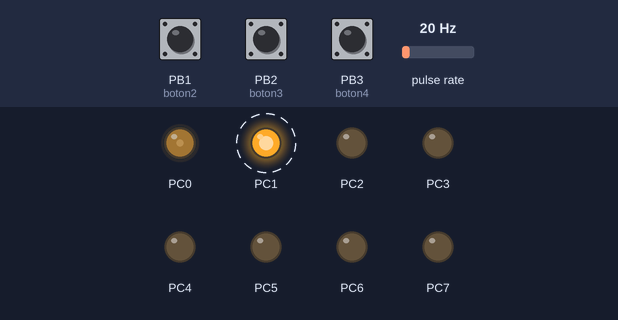
Bench run of a program on a simulated ATmega8535, CodeVisionAVR source translated, built with avr-gcc and emulated at 1 MHz. Shown: output pins drawn as LEDs (lit = HIGH). Wiring (inferred from the names in the program): pulse sensor: data PB0. Dashed ring = blinking. The test bench sets the inputs (shaded band); at power-on: pulse rate 20 Hz, PB1 (boton2) HIGH, PB3 (boton4) HIGH, PB2 (boton3) HIGH.

Above: at 1.28 s.
1.3 s: pulse rate (sensor on PB0) set to 4 Hz
4.3 s: pulse rate (sensor on PB0) set to 50 Hz
6.0 s: PB1 (boton2) pulled LOW for 1 s
At 7.6 s:
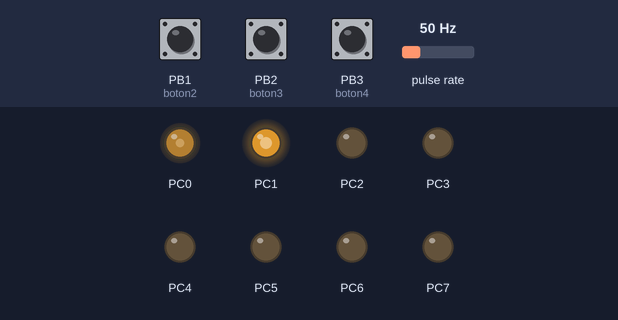
8.5 s: PB3 (boton4) pulled LOW for 1 s
At 9.2 s:
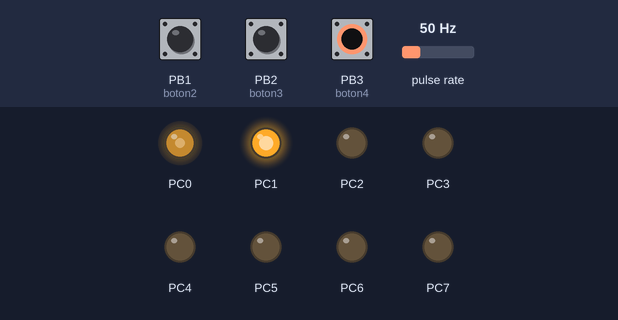
11.2 s: PB2 (boton3) pulled LOW for 0.15 s
At 12.7 s:
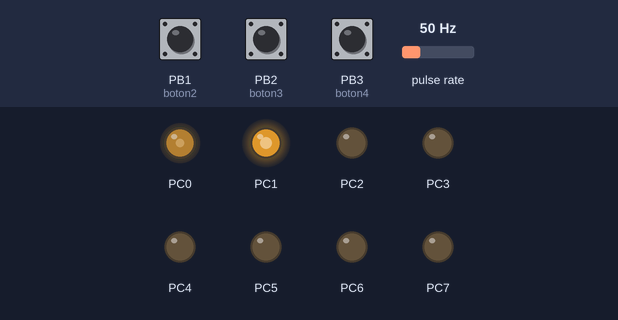
13.0 s: pulse rate (sensor on PB0) set to 4 Hz
At 14.1 s:
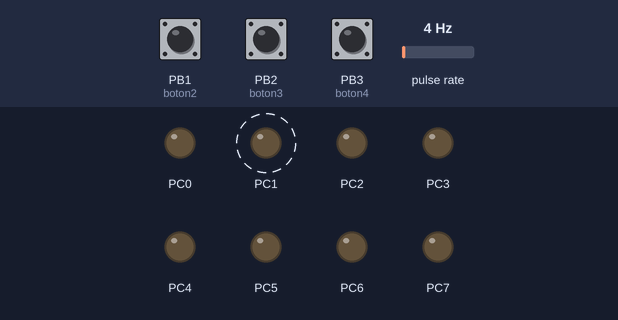
Timing chart, 0 to 17.0 s (numbered marks = the images above; inputs shaded):
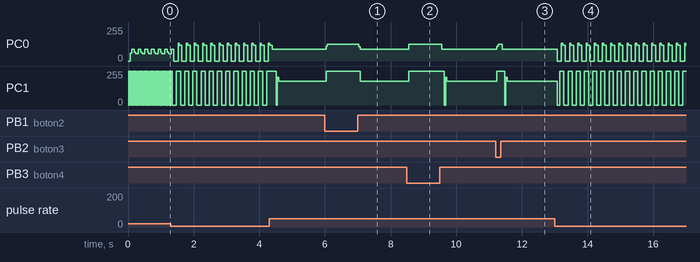

The program:

tx.c
```c
// (licence header left out)
#include <mega8535.h>
#include <delay.h>
// Declare your global variables here
#define boton1 PINB.0
#define boton2 PINB.1
#define boton3 PINB.2
#define boton4 PINB.3
void main(void)
{
// Declare your local variables here

// Input/Output Ports initialization
// Port A initialization
// Function: Bit7=In Bit6=In Bit5=In Bit4=In Bit3=In Bit2=In Bit1=In Bit0=In
DDRA=(0<<DDA7) | (0<<DDA6) | (0<<DDA5) | (0<<DDA4) | (0<<DDA3) | (0<<DDA2) | (0<<DDA1) | (0<<DDA0);
// State: Bit7=T Bit6=T Bit5=T Bit4=T Bit3=T Bit2=T Bit1=T Bit0=P
PORTA=(0<<PORTA7) | (0<<PORTA6) | (0<<PORTA5) | (0<<PORTA4) | (0<<PORTA3) | (0<<PORTA2) | (0<<PORTA1) | (1<<PORTA0);

// Port B initialization
// Function: Bit7=In Bit6=In Bit5=In Bit4=In Bit3=In Bit2=In Bit1=In Bit0=In
DDRB=(0<<DDB7) | (0<<DDB6) | (0<<DDB5) | (0<<DDB4) | (0<<DDB3) | (0<<DDB2) | (0<<DDB1) | (0<<DDB0);
// State: Bit7=P Bit6=P Bit5=P Bit4=P Bit3=P Bit2=P Bit1=P Bit0=P
PORTB=(1<<PORTB7) | (1<<PORTB6) | (1<<PORTB5) | (1<<PORTB4) | (1<<PORTB3) | (1<<PORTB2) | (1<<PORTB1) | (1<<PORTB0);

// Port C initialization
// Function: Bit7=Out Bit6=Out Bit5=Out Bit4=Out Bit3=Out Bit2=Out Bit1=Out Bit0=Out
DDRC=(1<<DDC7) | (1<<DDC6) | (1<<DDC5) | (1<<DDC4) | (1<<DDC3) | (1<<DDC2) | (1<<DDC1) | (1<<DDC0);
// State: Bit7=0 Bit6=0 Bit5=0 Bit4=0 Bit3=0 Bit2=0 Bit1=0 Bit0=0
PORTC=(0<<PORTC7) | (0<<PORTC6) | (0<<PORTC5) | (0<<PORTC4) | (0<<PORTC3) | (0<<PORTC2) | (0<<PORTC1) | (0<<PORTC0);

// Port D initialization
// Function: Bit7=In Bit6=In Bit5=In Bit4=In Bit3=In Bit2=In Bit1=In Bit0=In
DDRD=(0<<DDD7) | (0<<DDD6) | (0<<DDD5) | (0<<DDD4) | (0<<DDD3) | (0<<DDD2) | (0<<DDD1) | (0<<DDD0);
// State: Bit7=T Bit6=T Bit5=T Bit4=T Bit3=T Bit2=T Bit1=T Bit0=T
PORTD=(0<<PORTD7) | (0<<PORTD6) | (0<<PORTD5) | (0<<PORTD4) | (0<<PORTD3) | (0<<PORTD2) | (0<<PORTD1) | (0<<PORTD0);

// Timer/Counter 0 initialization
// Clock source: System Clock
// Clock value: Timer 0 Stopped
// Mode: Normal top=0xFF
// OC0 output: Disconnected
TCCR0=(0<<WGM00) | (0<<COM01) | (0<<COM00) | (0<<WGM01) | (0<<CS02) | (0<<CS01) | (0<<CS00);
TCNT0=0x00;
OCR0=0x00;

// Timer/Counter 1 initialization
// Clock source: System Clock
// Clock value: Timer1 Stopped
// Mode: Normal top=0xFFFF
// OC1A output: Disconnected
// OC1B output: Disconnected
// Noise Canceler: Off
// Input Capture on Falling Edge
// Timer1 Overflow Interrupt: Off
// Input Capture Interrupt: Off
// Compare A Match Interrupt: Off
// Compare B Match Interrupt: Off
TCCR1A=(0<<COM1A1) | (0<<COM1A0) | (0<<COM1B1) | (0<<COM1B0) | (0<<WGM11) | (0<<WGM10);
TCCR1B=(0<<ICNC1) | (0<<ICES1) | (0<<WGM13) | (0<<WGM12) | (0<<CS12) | (0<<CS11) | (0<<CS10);
TCNT1H=0x00;
TCNT1L=0x00;
ICR1H=0x00;
ICR1L=0x00;
OCR1AH=0x00;
OCR1AL=0x00;
OCR1BH=0x00;
OCR1BL=0x00;

// Timer/Counter 2 initialization
// Clock source: System Clock
// Clock value: Timer2 Stopped
// Mode: Normal top=0xFF
// OC2 output: Disconnected
ASSR=0<<AS2;
TCCR2=(0<<WGM20) | (0<<COM21) | (0<<COM20) | (0<<WGM21) | (0<<CS22) | (0<<CS21) | (0<<CS20);
TCNT2=0x00;
OCR2=0x00;

// Timer(s)/Counter(s) Interrupt(s) initialization
TIMSK=(0<<OCIE2) | (0<<TOIE2) | (0<<TICIE1) | (0<<OCIE1A) | (0<<OCIE1B) | (0<<TOIE1) | (0<<OCIE0) | (0<<TOIE0);

// External Interrupt(s) initialization
// INT0: Off
// INT1: Off
// INT2: Off
MCUCR=(0<<ISC11) | (0<<ISC10) | (0<<ISC01) | (0<<ISC00);
MCUCSR=(0<<ISC2);

// USART initialization
// USART disabled
UCSRB=(0<<RXCIE) | (0<<TXCIE) | (0<<UDRIE) | (0<<RXEN) | (0<<TXEN) | (0<<UCSZ2) | (0<<RXB8) | (0<<TXB8);

// Analog Comparator initialization
// Analog Comparator: Off
// The Analog Comparator's positive input is
// connected to the AIN0 pin
// The Analog Comparator's negative input is
// connected to the AIN1 pin
ACSR=(1<<ACD) | (0<<ACBG) | (0<<ACO) | (0<<ACI) | (0<<ACIE) | (0<<ACIC) | (0<<ACIS1) | (0<<ACIS0);
SFIOR=(0<<ACME);

// ADC initialization
// ADC disabled
ADCSRA=(0<<ADEN) | (0<<ADSC) | (0<<ADATE) | (0<<ADIF) | (0<<ADIE) | (0<<ADPS2) | (0<<ADPS1) | (0<<ADPS0);

// SPI initialization
// SPI disabled
SPCR=(0<<SPIE) | (0<<SPE) | (0<<DORD) | (0<<MSTR) | (0<<CPOL) | (0<<CPHA) | (0<<SPR1) | (0<<SPR0);

// TWI initialization
// TWI disabled
TWCR=(0<<TWEA) | (0<<TWSTA) | (0<<TWSTO) | (0<<TWEN) | (0<<TWIE);

while (1)
      {
      // Place your code here
       if(boton1==0){

            PORTC.0=1;
            PORTC.1=1;
            delay_us(2350);
            PORTC.0=0;
            delay_us(2350);

      }
      else if(boton2==0){

            PORTC.0=1;
            PORTC.1=1;
            delay_us(620);
            PORTC.0=0;
            delay_us(620);

      }
      else if(boton3==0){

            PORTC.0=1;
            PORTC.1=1;
            delay_us(185);
            PORTC.0=0;
            delay_us(185);


      }
      else if(boton4==0){

            PORTC.0=1;
            PORTC.1=1;
            delay_us(85);
            PORTC.0=0;
            delay_us(85);


      }else{
        PORTC.1=0;
      }

      }
}
```

Measured:
- after the input at 6.0 s, PC0: 90/255 → 126/255 at once, → 90/255 1.0 s later; PC1: 180/255 → 255/255 at once, → 178/255 1.0 s later
- after the input at 8.5 s, PC0: 90/255 → 125/255 after 0.05 s, → 90/255 1.0 s later; PC1: 178/255 → 255/255 after 0.05 s, → 180/255 1.1 s later
- after the input at 11.2 s, PC0: 90/255 → 127/255 at once, → 90/255 0.16 s later; PC1: 180/255 → 255/255 at once, → 180/255 0.24 s later
- after the input at 13.0 s, PC0: 90/255 → 0/255 after 0.07 s, then repeats every 0.25 s: 135/255 0.04 s, 120/255 0.08 s, 0/255 0.13 s; PC1: alternates 255/255 for 0.13 s and 0/255 for 0.12 s, starting after 0.07 s
- by itself, PC0: repeats every 0.25 s: 0/255 0.13 s, 135/255 0.04 s, 120/255 0.08 s
